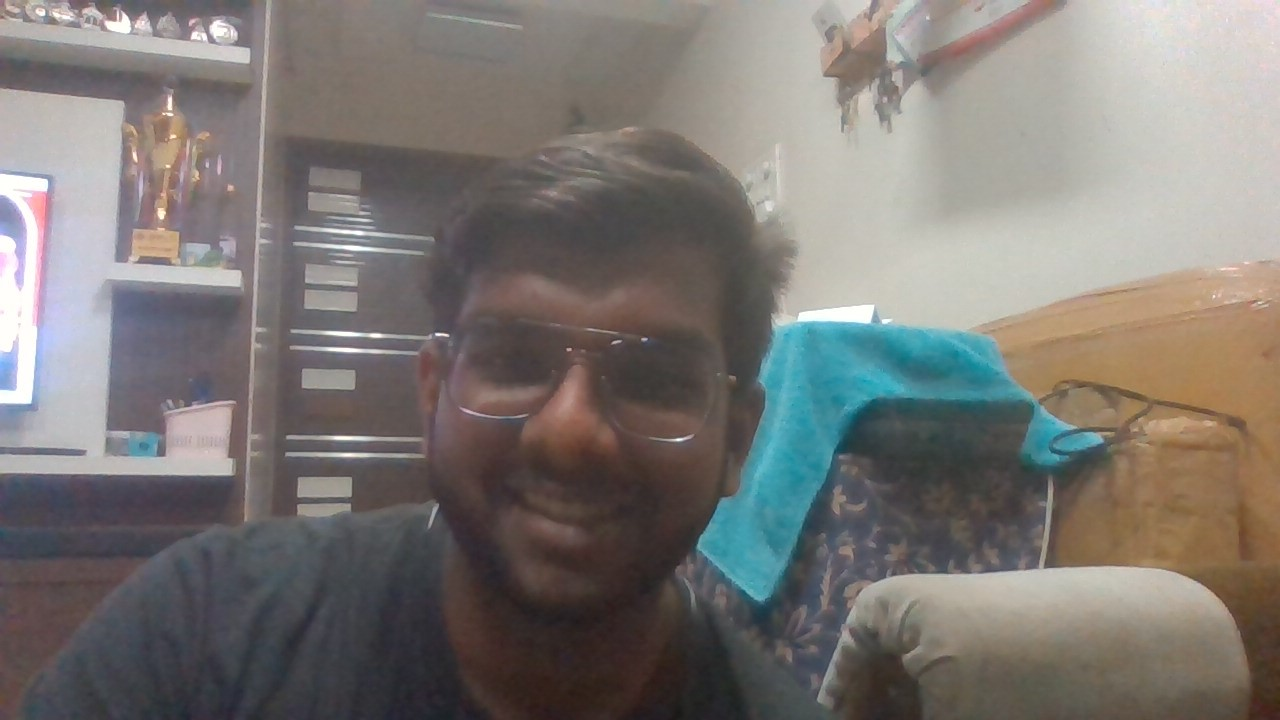
#> input picture images/live_01.jpg, 1280 x 720 px, given as the content of the folder facial_expressions/dataset, which was not available
$ python -i training.py   (imports and definitions only)
#> lines starting #> are read from the running program, lines starting #| are printed output that depends on the picture
import cv2
import numpy as np
import os
from PIL import Image

path = 'facial_expressions/dataset'

recognizer = cv2.face.LBPHFaceRecognizer_create()

detector = cv2.CascadeClassifier("facial_expressions/haarcascade_frontalface_default.xml")

# function to get the images and label data
def getImagesAndLabels(path):

#> called with path = 'facial_expressions/dataset'
    imagePaths = [os.path.join(path,f) for f in os.listdir(path)]
    faceSamples=[]
    ids = []

    for imagePath in imagePaths:

        PIL_img = Image.open(imagePath).convert('L') # convert it to grayscale
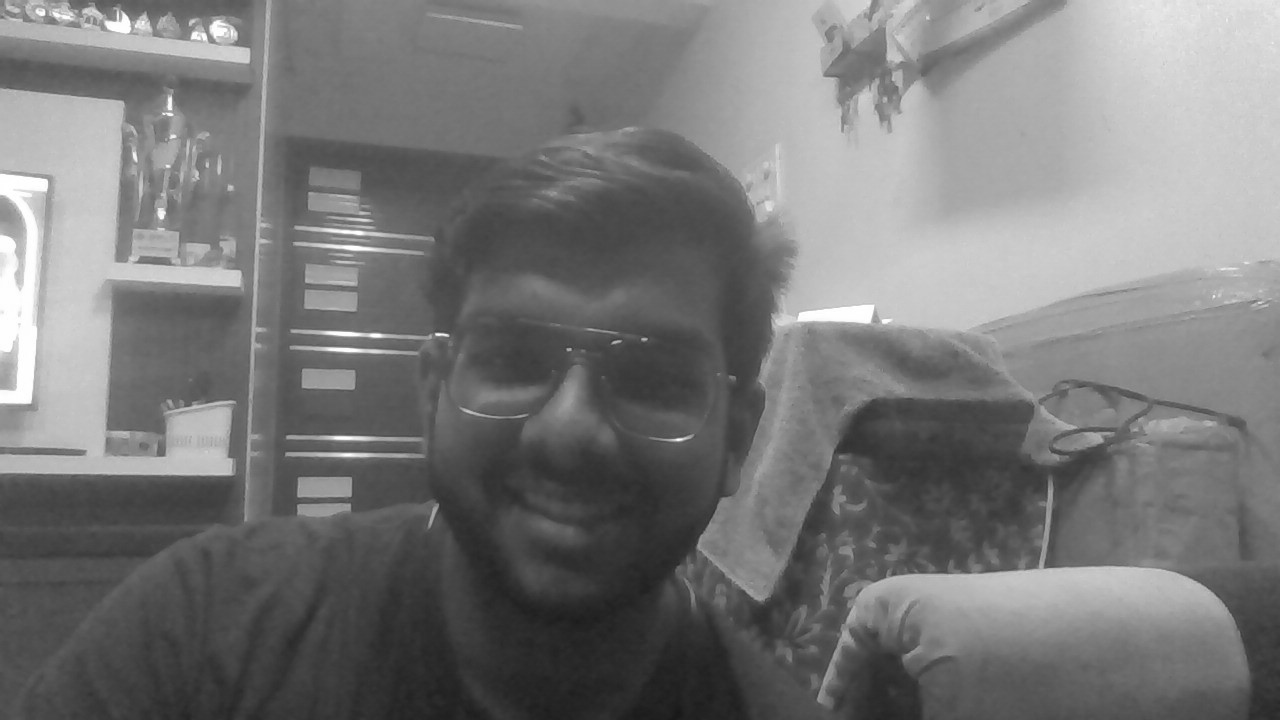
#> PIL_img: PIL image 1280x720 L; min 23, max 255, mean 120.2
        img_numpy = np.array(PIL_img,'uint8')

        id = int(os.path.split(imagePath)[-1].split(".")[1])
        faces = detector.detectMultiScale(img_numpy)

        for (x,y,w,h) in faces:
            faceSamples.append(img_numpy[y:y+h,x:x+w])
            ids.append(id)

    return faceSamples,ids

# [1 line not run here, left out]
# [1 line that did not run here, left out]
# [7 lines not run here, left out]

>>> result = getImagesAndLabels('images/live_01.jpg')
#> (the run stopped early here; a loop or call above may not have finished)

$ run again, on images/live_02.jpg
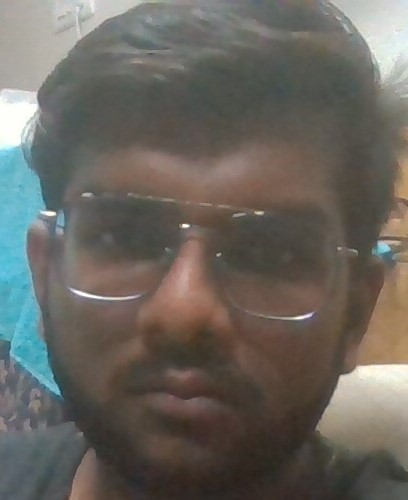
#> input picture images/live_02.jpg, 408 x 500 px, given as the content of the folder facial_expressions/dataset, which was not available
#> in getImagesAndLabels, `PIL_img = Image.open(imagePath).convert('L')`:
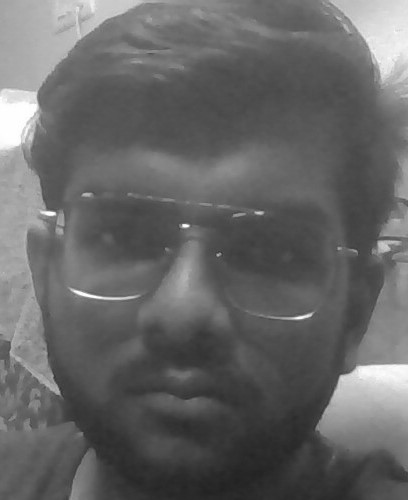
#> PIL_img: PIL image 408x500 L; min 34, max 255, mean 101.9

$ run again, on images/live_03.jpg
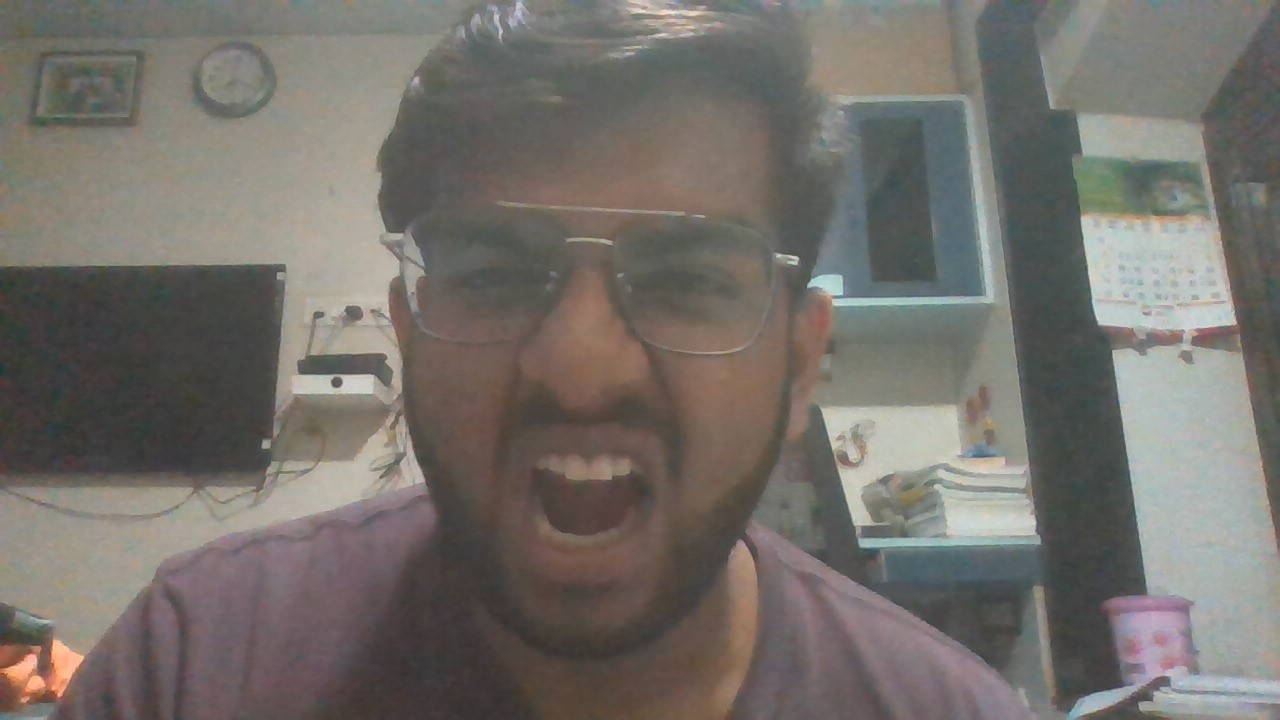
#> input picture images/live_03.jpg, 1280 x 720 px, given as the content of the folder facial_expressions/dataset, which was not available
#> in getImagesAndLabels, `PIL_img = Image.open(imagePath).convert('L')`:
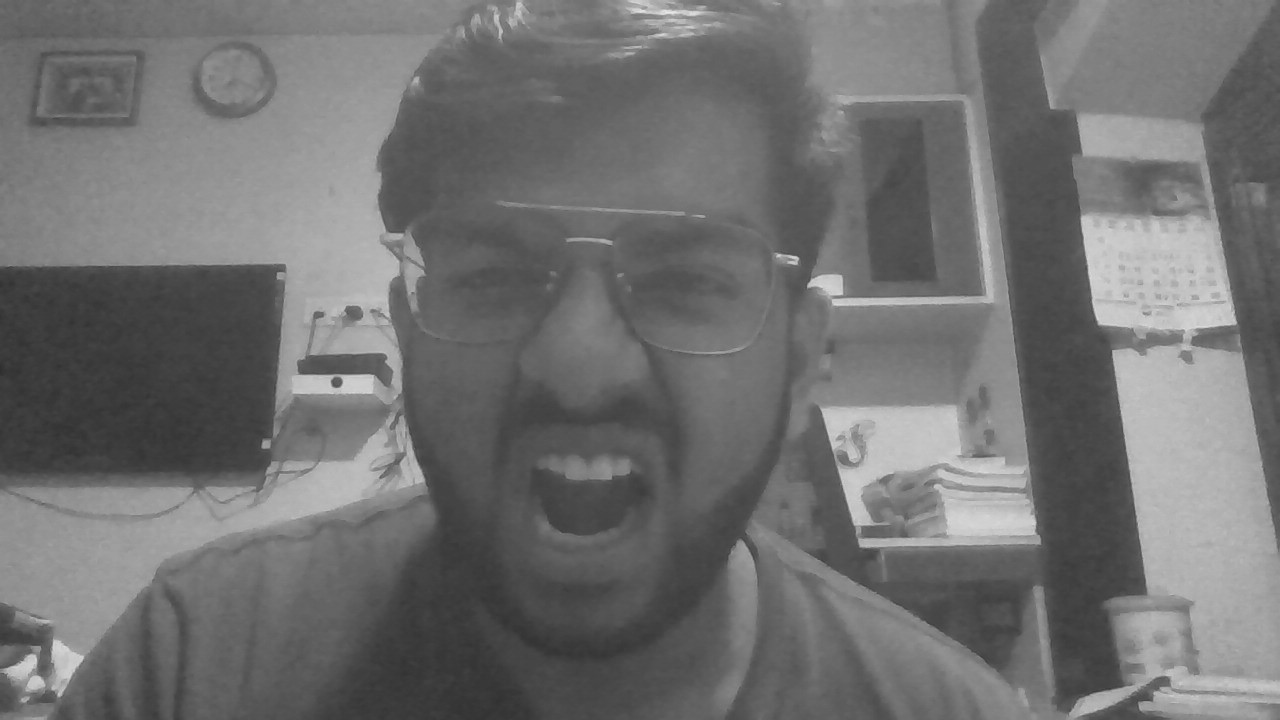
#> PIL_img: PIL image 1280x720 L; min 46, max 233, mean 112.8
